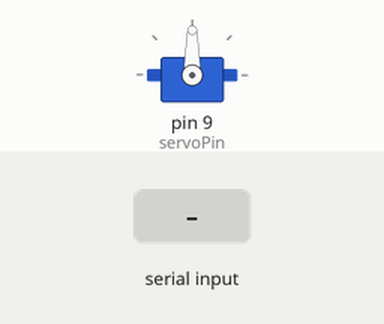
The sketch below on a simulated Arduino Uno, built with avr-gcc and run on an emulated ATmega328P. Parts: servo. The inputs (shaded band) are chosen by the test bench.

Above: at 1.2 s.
1.3 s: "30,150\n" received over Serial
At 3.5 s:
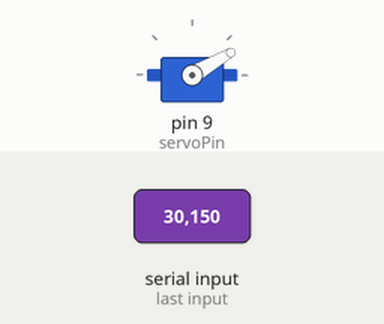
3.8 s: "0\n" received over Serial
At 5.4 s:
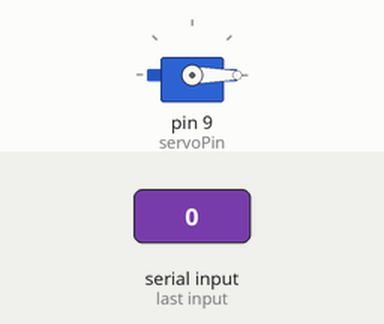
6.3 s: "200\n" received over Serial
At 8.5 s:
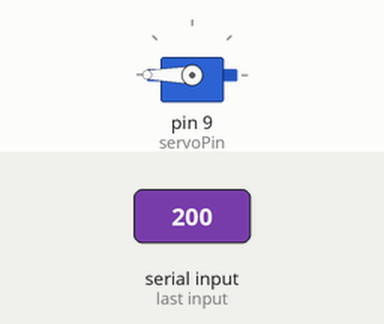
8.8 s: "90,45\n" received over Serial
At 10.6 s:
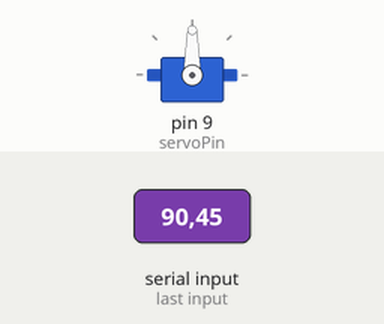
Timing chart, 0 to 12.1 s (numbered marks = the images above; inputs shaded):
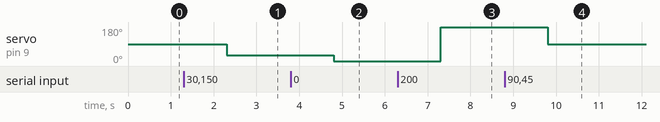

Measured:
- after the input at 1.3 s, servo on pin 9 (servoPin): 90° → 30° after 1.0 s
- after the input at 3.8 s, servo on pin 9 (servoPin): 30° → 0° after 1.0 s
- after the input at 6.3 s, servo on pin 9 (servoPin): 0° → 180° after 1.0 s
- after the input at 8.8 s, servo on pin 9 (servoPin): 180° → 90° after 1.0 s

The sketch:

Arduino_Python_Servo.ino
```cpp
#include <Servo.h>
Servo myServo;
int servoPin = 9;
String servoPos;
int pos;

void setup() {
  // put your setup code here, to run once:
Serial.begin(19200);
myServo.attach(servoPin);
myServo.write(90);
}

void loop() {
  // put your main code here, to run repeatedly:
while (Serial.available() == 0){
}
  servoPos = Serial.readStringUntil('\r');
  pos = servoPos.toInt();
  myServo.write(pos);
  delay(50);
}
```
